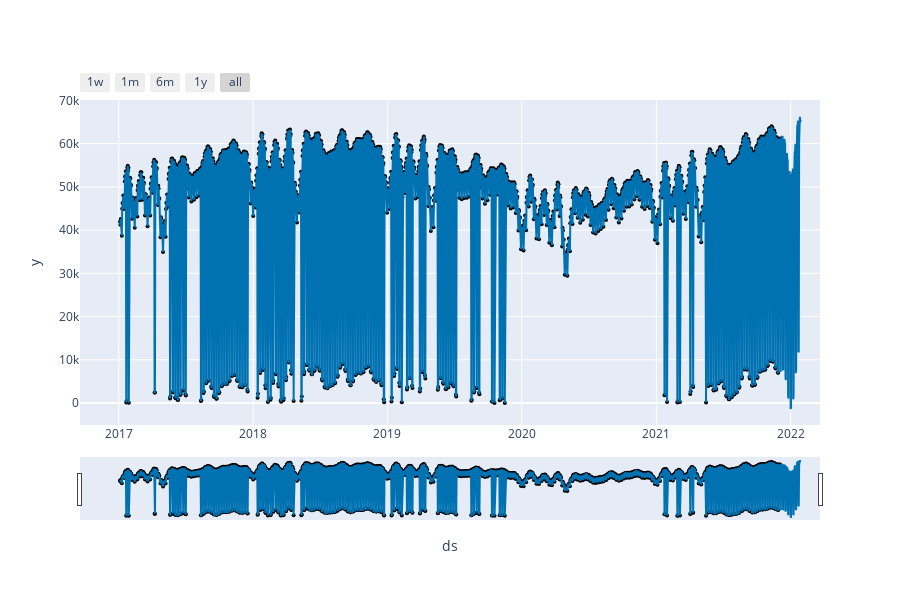

The notebook cell saved with this chart:
### Code cell
fig = plot_plotly(m, forecast)
plot_plotly(m, forecast)

### Figure 1 — Plotly figure (JSON) as saved in the notebook; plotly's stock layout.template omitted (floating-point values rounded to 4 significant figures; data arrays with more than 128 entries replaced by an {"elided": "..."} marker saying what was removed)
{"data": [{"marker": {"color": "black", "size": 4}, "mode": "markers", "name": "Actual", "type": "scatter", "x": {"elided": "1554 str values"}, "y": {"elided": "1554 float values"}}, {"hoverinfo": "skip", "line": {"width": 0}, "mode": "lines", "type": "scatter", "x": {"elided": "1610 str values"}, "y": {"elided": "1610 float values"}}, {"fill": "tonexty", "fillcolor": "rgba(0, 114, 178, 0.2)", "line": {"color": "#0072B2", "width": 2}, "mode": "lines", "name": "Predicted", "type": "scatter", "x": {"elided": "1610 str values"}, "y": {"elided": "1610 float values"}}, {"fill": "tonexty", "fillcolor": "rgba(0, 114, 178, 0.2)", "hoverinfo": "skip", "line": {"width": 0}, "mode": "lines", "type": "scatter", "x": {"elided": "1610 str values"}, "y": {"elided": "1610 float values"}}], "layout": {"height": 600, "showlegend": false, "width": 900, "xaxis": {"rangeselector": {"buttons": [{"count": 7, "label": "1w", "step": "day", "stepmode": "backward"}, {"count": 1, "label": "1m", "step": "month", "stepmode": "backward"}, {"count": 6, "label": "6m", "step": "month", "stepmode": "backward"}, {"count": 1, "label": "1y", "step": "year", "stepmode": "backward"}, {"step": "all"}]}, "rangeslider": {"visible": true}, "title": {"text": "ds"}, "type": "date"}, "yaxis": {"title": {"text": "y"}}}}
